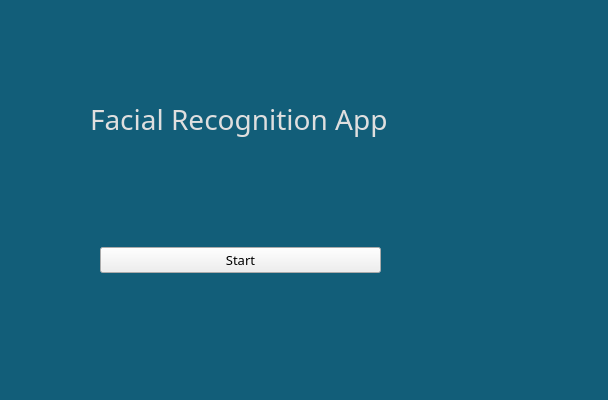
<?xml version="1.0" encoding="UTF-8"?>
<ui version="4.0">
 <class>MainWindow</class>
 <widget class="QMainWindow" name="MainWindow">
  <property name="geometry">
   <rect>
    <x>0</x>
    <y>0</y>
    <width>608</width>
    <height>400</height>
   </rect>
  </property>
  <property name="minimumSize">
   <size>
    <width>608</width>
    <height>400</height>
   </size>
  </property>
  <property name="maximumSize">
   <size>
    <width>608</width>
    <height>400</height>
   </size>
  </property>
  <property name="contextMenuPolicy">
   <enum>Qt::NoContextMenu</enum>
  </property>
  <property name="windowTitle">
   <string>Facial Recognition App</string>
  </property>
  <property name="toolButtonStyle">
   <enum>Qt::ToolButtonIconOnly</enum>
  </property>
  <widget class="QWidget" name="centralwidget">
   <widget class="QLabel" name="logo">
    <property name="geometry">
     <rect>
      <x>370</x>
      <y>50</y>
      <width>181</width>
      <height>251</height>
     </rect>
    </property>
    <property name="text">
     <string/>
    </property>
    <property name="pixmap">
     <pixmap>head.png</pixmap>
    </property>
    <property name="scaledContents">
     <bool>true</bool>
    </property>
   </widget>
   <widget class="QLabel" name="background">
    <property name="geometry">
     <rect>
      <x>0</x>
      <y>0</y>
      <width>611</width>
      <height>401</height>
     </rect>
    </property>
    <property name="styleSheet">
     <string notr="true">background-color: rgb(18, 94, 121);</string>
    </property>
    <property name="text">
     <string/>
    </property>
    <property name="pixmap">
     <pixmap>../../Desktop/abstract-hud-ui-gui-future-futuristic-screen-system-virtual-background_115579-779.jpg</pixmap>
    </property>
    <property name="scaledContents">
     <bool>true</bool>
    </property>
   </widget>
   <widget class="QWidget" name="verticalLayoutWidget">
    <property name="geometry">
     <rect>
      <x>100</x>
      <y>220</y>
      <width>281</width>
      <height>81</height>
     </rect>
    </property>
    <layout class="QVBoxLayout" name="verticalLayout">
     <item>
      <widget class="QPushButton" name="runButton">
       <property name="font">
        <font>
         <family>Pirulen</family>
         <pointsize>10</pointsize>
         <weight>50</weight>
         <italic>false</italic>
         <bold>false</bold>
        </font>
       </property>
       <property name="styleSheet">
        <string notr="true">
QPushButton {
font: 10pt &quot;Pirulen&quot;;
  display: inline-block;
  
  border-width: 3px;
  border-style: double;
  border-top-left-radius: 50px 15px;
 border-bottom-right-radius: 50px 15px;
  border-color:  rgb(85, 255, 244);
  text-align: center;
	color: rgb(85, 255, 244);
  padding: 20px;
  width: 200px;
  transition: all 0.5s;
  cursor: pointer;
  margin: 5px;
}

QPushButton {
  cursor: pointer;
  display: inline-block;
  position: relative;
  transition: 0.5s;
}

QPushButton  QPushButton:after{
  content: '\00bb';
  position: absolute;
  opacity: 0;
  top: 0;
  right: -20px;
  transition: 0.5s;
}

QPushButton:hover  {
  padding-right: 25px;
}

QPushButton:hover   QPushButton:after{
  opacity: 1;
  right: 0;
}</string>
       </property>
       <property name="text">
        <string>Start</string>
       </property>
      </widget>
     </item>
    </layout>
   </widget>
   <widget class="QWidget" name="layoutWidget">
    <property name="geometry">
     <rect>
      <x>90</x>
      <y>100</y>
      <width>301</width>
      <height>101</height>
     </rect>
    </property>
    <layout class="QHBoxLayout" name="horizontalLayout">
     <item>
      <widget class="QLabel" name="filelabel">
       <property name="font">
        <font>
         <family>Pirulen Rg</family>
         <pointsize>21</pointsize>
         <weight>50</weight>
         <italic>false</italic>
         <bold>false</bold>
         <underline>false</underline>
         <strikeout>false</strikeout>
         <kerning>false</kerning>
        </font>
       </property>
       <property name="mouseTracking">
        <bool>false</bool>
       </property>
       <property name="focusPolicy">
        <enum>Qt::NoFocus</enum>
       </property>
       <property name="styleSheet">
        <string notr="true">color: rgb(65, 197, 197);
color: rgb(223, 223, 223);</string>
       </property>
       <property name="text">
        <string>Facial Recognition App</string>
       </property>
       <property name="scaledContents">
        <bool>true</bool>
       </property>
       <property name="alignment">
        <set>Qt::AlignLeading|Qt::AlignLeft|Qt::AlignTop</set>
       </property>
       <property name="wordWrap">
        <bool>true</bool>
       </property>
      </widget>
     </item>
    </layout>
   </widget>
   <zorder>background</zorder>
   <zorder>logo</zorder>
   <zorder>verticalLayoutWidget</zorder>
   <zorder>layoutWidget</zorder>
  </widget>
 </widget>
 <resources/>
 <connections/>
</ui>
